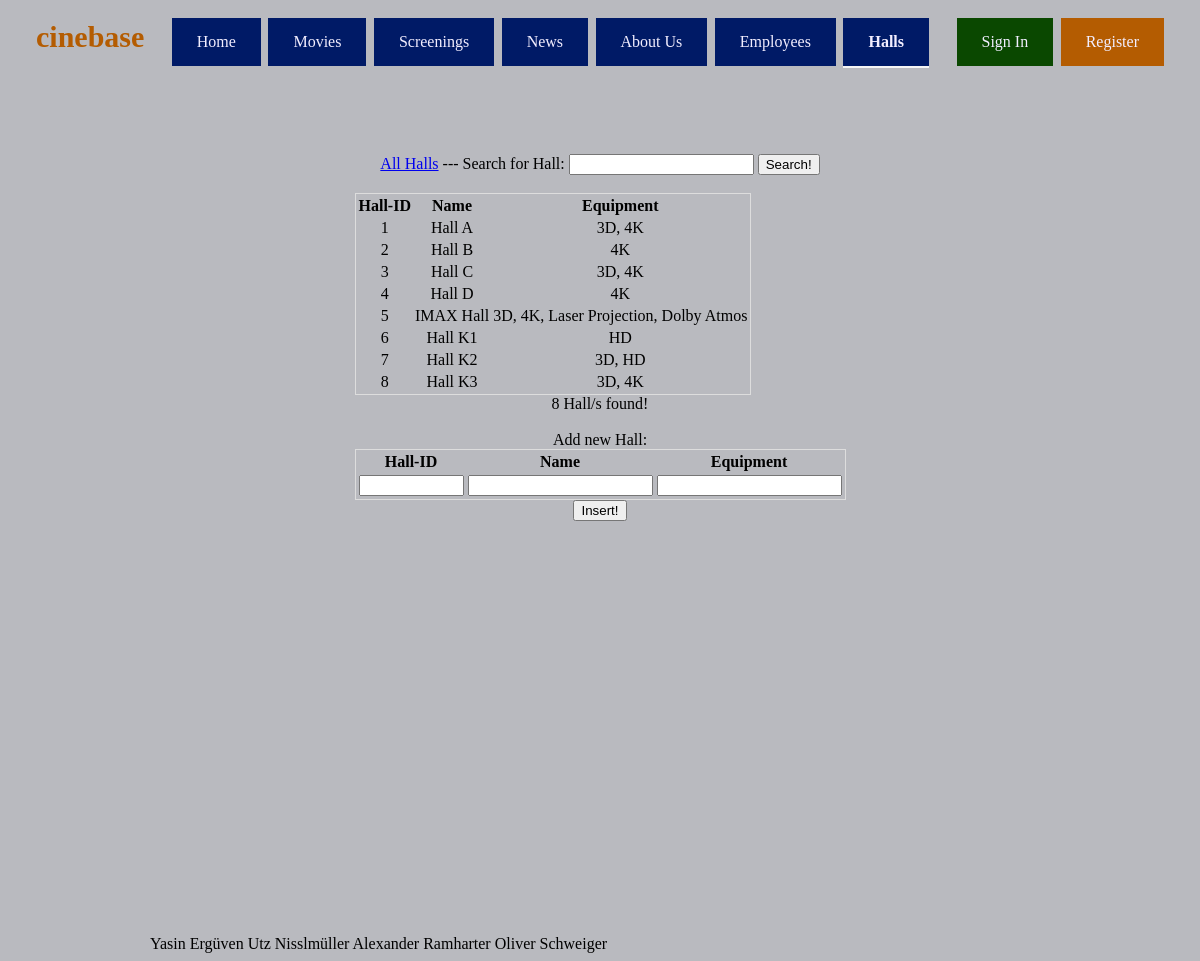
Screenshot of /homepage/hall_administration.php with the database file from the repository.
### tables this page shows
CREATE TABLE hall (
	hall_id MEDIUMINT,
	PRIMARY KEY(hall_id),
	name VARCHAR(10),
	equipment VARCHAR(50)		
);

### homepage/hall_administration.php (the view, shortened to what this page needs)
<!DOCTYPE html>
<html lang="en">
<head>
    <link rel="stylesheet"
          type="text/css"
          href="css/main.css"/>
</head>
<body>
<?php
$user = 'root';
$pass = '';
$database = 'cinebase';
$conn = new mysqli('localhost', $user, $pass, $database) or die("dead");
?>
<div class="wrapper">
    <div class="topLine" id="topLine">
        cinebase
        <button onclick="window.location='index.php';" style="margin-left: 20px" class="buttonBig">Home
        </button>
        <button onclick="window.location='movies.php';" class="buttonBig">Movies
        </button>
        <button onclick="window.location='screening.php';" class="buttonBig">Screenings</button>
        <button onclick="window.location='news.php';" class="buttonBig">News</button>
        <button onclick="window.location='aboutUs.php';" class="buttonBig">About Us</button>
        <button onclick="window.location='employee_administration.php';" class="buttonBig">Employees
        </button>
        <button onclick="window.location='hall_administration.php';"
                style="border-bottom: 2px solid whitesmoke; font-weight: bold" class="buttonBig">Halls
        </button>
        <button id="signIn" onclick="document.getElementById('popUpLogin').style.display='block'"
                class="buttonLogin">
            Sign In
        </button>
        <button id="register" onclick="window.location='register.php';"
                class="buttonRegister">Register
        </button>
    </div>
</div>
<div class="wrapperMainBody">
    <div class="mainBody" id="mainBody">
        <br><br>
        <div>
            <form id='searchform' action='hall_administration.php' method='get'>
                <a href='hall_administration.php'>All Halls</a> ---
                Search for Hall:
                <input class='searchName' id='searchName' name='searchName' type='text' size='20'
                       value='<?php echo $_GET['searchName']; ?>'/>
                <input id='search' type='submit' value='Search!'/>
            </form>
            <br>
        </div>
        <?php
        if (isset($_GET['searchName'])) {
            $sql = "SELECT * FROM hall WHERE name like '%" . $_GET['searchName'] . "%'";
        } else {
            $sql = "SELECT * FROM hall";
        }
        $result = $conn->query($sql);
        ?>
        <table style='border: 1px solid #DDDDDD'>
            <thead>
            <tr>
                <th>Hall-ID</th>
                <th>Name</th>
                <th>Equipment</th>
            </tr>
            </thead>
            <tbody>
            <?php
            if ($result->num_rows > 0) {
                while ($row = $result->fetch_assoc()) {
                    echo "<tr>";
                    echo "<td>" . $row['hall_id'] . "</td>";
                    echo "<td>" . $row['name'] . "</td>";
                    echo "<td>" . $row['equipment'] . "</td>";
                    echo "</tr>";
                }
            }
            $row_cnt = mysqli_num_rows($result);
            ?>
            </tbody>
        </table>
        <div><?php echo $row_cnt ?> Hall/s found!</div>
        <br>
        <div id="insertHall">
            <form id='insertform' action='hall_administration.php' method='get'>
                Add new Hall:
                <table style='border: 1px solid #DDDDDD'>
                    <thead>
                    <tr>
                        <th>Hall-ID</th>
                        <th>Name</th>
                        <th>Equipment</th>
                    </tr>
                    </thead>
                    <tbody>
                    <tr>
                        <td>
                            <input class="inputHall_ID" id='inputHall_ID' name='inputHall_ID' type='text'
                                   size='10'
                                   value='<?php echo $_GET['hall_id']; ?>'/>
                        </td>
                        <td>
                            <input id='nameHall' name='nameHall' type='text' size='20'
                                   value='<?php echo $_GET['name']; ?>'/>
                        </td>
                        <td>
                            <input id='equipmentHall' name='equipmentHall' type='text' size='20'
                                   value='<?php echo $_GET['equipment']; ?>'/>
                        </td>
                    </tr>
                    </tbody>
                </table>
                <input id='insert' type='submit' value='Insert!'/>
            </form>
        </div>
    </div>
</div>
<br><br><br><br><br><br><br><br><br><br><br><br><br><br><br><br><br><br><br><br><br><br><br>
<p style="margin: auto; width: 900px">Yasin Ergüven Utz Nisslmüller Alexander Ramharter Oliver
    Schweiger</p>
</body>
</html>

### homepage/css/main.css (style rules this page uses)
body { background-color: rgb(185, 186, 191); }
.mainBody { margin-top: 40px; color: #000000; display: inline-block; }
.wrapper { text-align: center; }
.wrapperMainBody { text-align: center; }
.topLine { display: inline-block; padding: 10px; color: #b45c01; font-family: Comfortaa, serif; font-size: 30px; font-weight: bold; }
.buttonBig { background-color: #001a66; border: none; color: #f2eeff; padding: 15px 25px; text-align: center; font-size: 16px; cursor: pointer; font-family: "Trebuchet MS", serif; }
.buttonLogin { margin-left: 20px; background-color: #0a4800; border: none; color: #f2eeff; padding: 15px 25px; text-align: center; font-size: 16px; cursor: pointer; font-family: "Trebuchet MS", serif; }
.buttonRegister { background-color: #b45c01; border: none; color: #f2eeff; padding: 15px 25px; text-align: center; font-size: 16px; cursor: pointer; font-family: "Trebuchet MS", serif; }

### rows the page displays
hall: hall_id "1", name "Hall A", equipment "3D, 4K"
hall: hall_id "2", name "Hall B", equipment "4K"
hall: hall_id "3", name "Hall C", equipment "3D, 4K"
hall: hall_id "4", name "Hall D", equipment "4K"
hall: hall_id "5", name "IMAX Hall", equipment "3D, 4K, Laser Projection, Dolby Atmos"
hall: hall_id "6", name "Hall K1", equipment "HD"
hall: hall_id "7", name "Hall K2", equipment "3D, HD"
hall: hall_id "8", name "Hall K3", equipment "3D, 4K"

### other values shown
$row_cnt "8"
